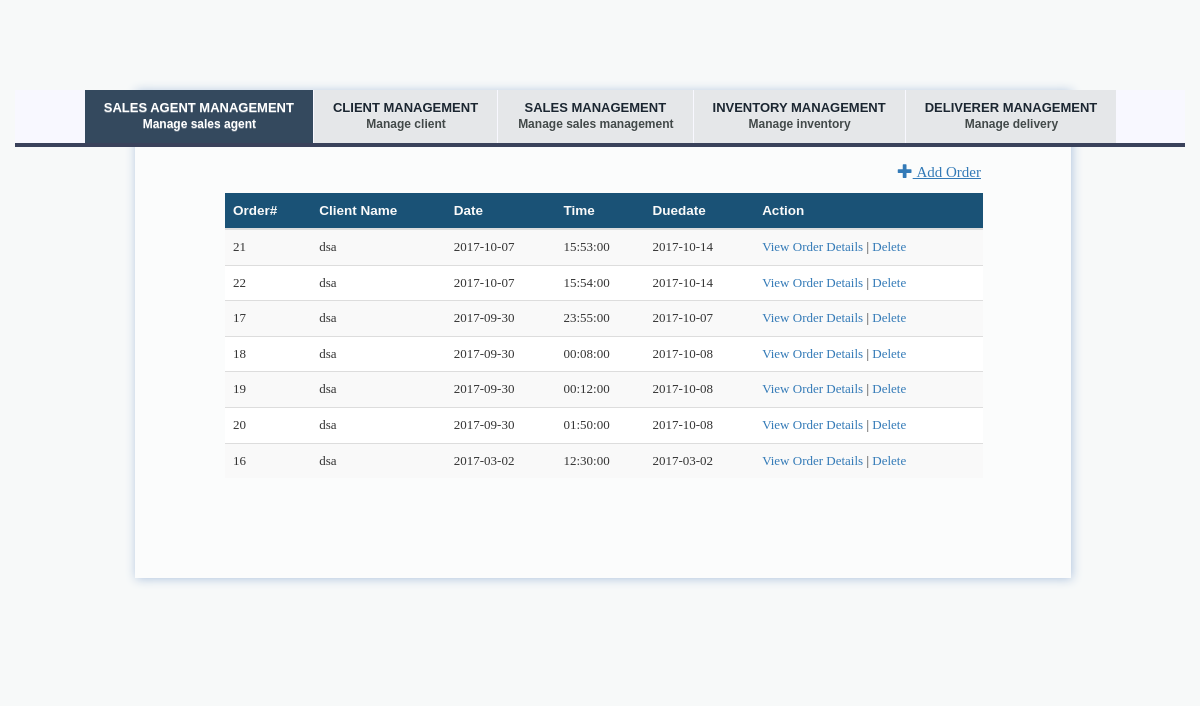
The page /index.php/knoxville/viewOrders on the database as committed earlier.
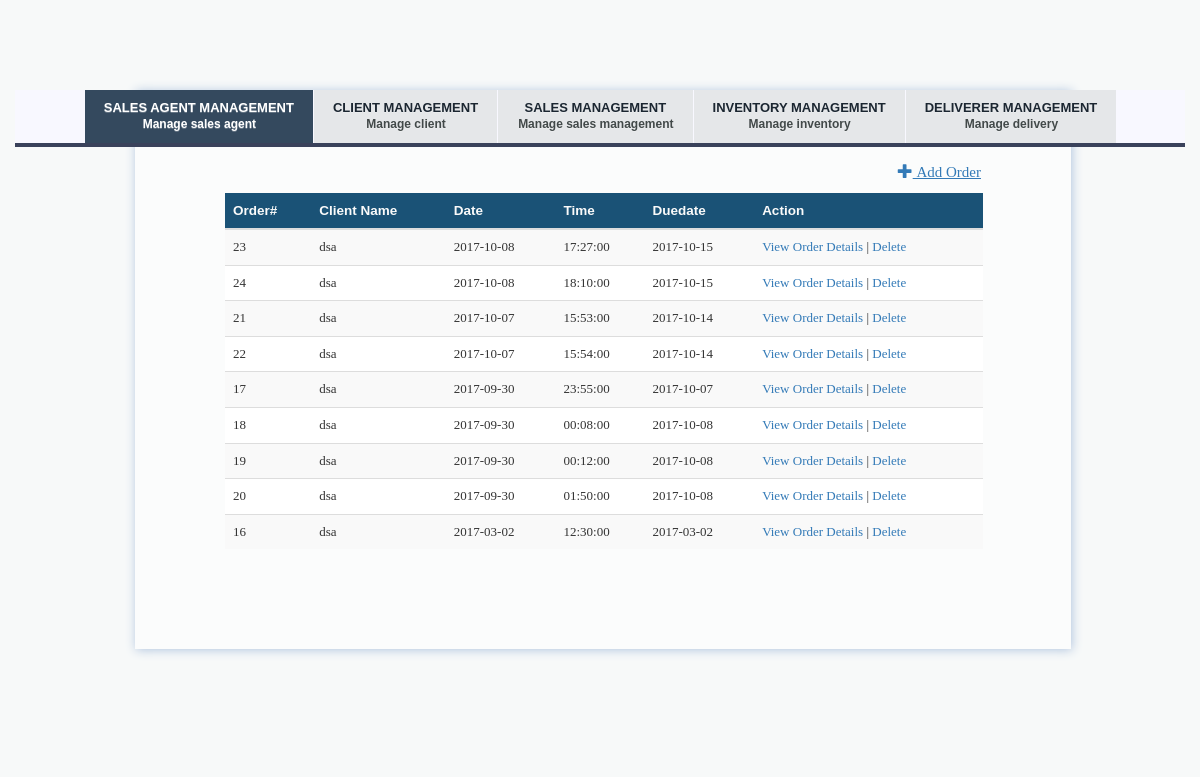
The same page on the database as committed later.
### tables this page shows
CREATE TABLE `client_order` (
  `orderID` int(11) NOT NULL,
  `date` date NOT NULL,
  `time` time NOT NULL,
  `due` date NOT NULL,
  `userID` varchar(20) NOT NULL,
  `clientID` int(11) NOT NULL
);

CREATE TABLE `client` (
  `clientID` int(11) NOT NULL,
  `client_name` varchar(50) NOT NULL,
  `address` varchar(50) NOT NULL,
  `contact_no` int(11) NOT NULL
);

### application/controllers/knoxville.php (called while the page is built, shortened)
<?php
class Knoxville extends CI_Controller {
    public function __construct(){
        $this->load->model('client_model','Client');
        $this->load->model('sales_agent_model','SalesAgent');
		$this->load->model('order_model','Order');
		$this->load->model('item_model','Item');
		$this->load->model('transaction_model','Transaction');
		$this->load->model('deliverer_model','Deliverer');
		$this->load->model('shipment_model','Shipment');
		$this->load->model('shipment_status_model','ShipStatus');
    }
	public function viewOrders(){
        $result_array = $this->Order->read();
        $data['orders'] = $result_array;
		$result_array = $this->Client->read();
		$data['clients'] = $result_array;
		$header_data['title'] = "View Sales";
		$this->load->view('include/header',$header_data);
        $this->load->view('order_view',$data);
    }
}

### index.php (called while the page is built, shortened)
<?php
require_once BASEPATH.'core/CodeIgniter.php';

### application/models/order_model.php (called while the page is built, shortened)
<?php
class Order_model extends CI_Model {
    private $table = 'client_order';
    function read($condition=null){
        $this->db->select('*');
        $this->db->from($this->table);
        $this->db->order_by('date','desc');
        $query = $this->db->get();
        if($query->num_rows()>0)
            return $query->result_array();
        else
            return false;
    }
}
?>

### application/models/client_model.php (called while the page is built, shortened)
<?php
class Client_model extends CI_Model {
    private $table = 'client';
    function read($condition=null){
        $this->db->select('*');
        $this->db->from($this->table);
        $query = $this->db->get();
        if($query->num_rows()>0)
            return $query->result_array();
        else
            return false;
    }
}
?>

### application/views/order_view.php (the view, shortened to what this page needs)
<!DOCTYPE html>
<div class="tab-content">
<a href="<?php echo base_url('knoxville/addOrder')?>" class="addLink"><span class="glyphicon glyphicon-plus"></span>&nbsp;Add Order</a>
<div class="table-responsive table">
    <table class="table table-striped">
        <thead>
            <tr id="trHead">
				<th>Order#</th>
                <th>Client Name</th>
                <th>Date</th>
                <th>Time</th>
                <th>Duedate</th>
                <th>Action</th>
            </tr>
        </thead>
        <tbody>
            <?php
                foreach($orders as $c){
                    echo "<tr><td>".$c['orderID']."<td>";
					foreach($clients as $i)
					{
						if ($c['clientID'] == $i['clientID'])
						echo $i['client_name'];
					}
					echo "</td><td>".$c['date']."</td><td>".$c['time']."</td><td>".$c['due']
                    .'</td><td><a href="'.base_url('knoxville/viewTransaction/'.$c['orderID'].'').'">View Order Details</a> | <a onclick="confirmDelete('.$c['orderID'].')">Delete</a></td></tr>';
					}
            ?>
        </tbody>
    </table>
</div>
</body>
</html>

### application/views/include/header.php (shortened to what this page needs)
<html>
<head>
	<link href="<?php echo base_url('bootstrap/css/bootstrap.css'); ?>" rel="stylesheet" type="text/css" />
	<link href="<?php echo base_url('bootstrap/css/bootstrap-theme.css'); ?>" rel="stylesheet" type="text/css" />
	<link href="<?php echo base_url('assets/css/MyCSS.css'); ?>" rel="stylesheet" type="text/css" />
</head>
<body>
<div class="container">
    <div class="tabbable">
        <div class="row">
            <ul class="nav nav-tabs">
               <ul class="nav navbar-nav">
					<li><a href="<?php echo base_url('knoxville/viewSalesAgents')?>" class="navigation active">SALES AGENT MANAGEMENT<p class="active">Manage sales agent</p></a></li>
					<li><a href="<?php echo base_url('knoxville/viewClients')?>" class="navigation">CLIENT MANAGEMENT<p>Manage client</p></a></li>
					<li><a href="<?php echo base_url('knoxville/viewOrders')?>" class="navigation">SALES MANAGEMENT<p>Manage sales management</p></a></li>
					<li><a href="<?php echo base_url('knoxville/viewItems')?>" class="navigation">INVENTORY MANAGEMENT<p>Manage inventory</p></a></li>
					<li><a href="<?php echo base_url('knoxville/viewDeliverer')?>" class="navigation">DELIVERER MANAGEMENT<p>Manage delivery</p></a></li>
				</ul>
            </ul>

### assets/css/MyCSS.css (style rules this page uses)
body { background-color: #F7F9F9; }
.tab-content { margin-left: 120px; width: 80%; background-color: #FBFCFC; box-shadow: 1px 1px 10px #B0C4DE; }
.table { margin: 5px 45px 100px; width:90%; }
tr#trHead { font-family: sans-serif; font-weight: bold; font-size: 13.5px; color:#FAFAFA; background-color: #1A5276; }
tbody { font-family: verdana; font-size: 13px; }
.addLink { text-decoration: underline; font-family: verdana; font-size: 15px; margin: 15px 90px 5px; float: right; }
.tabbable { margin: 90px 0px; }
.nav-tabs { float:left; width:100%; background:#F8F8FF; border-bottom:4px solid #3a425b; overflow:hidden; position:relative; }
.nav-tabs ul { clear:left; float:left; list-style:none; margin:0; padding:0; position:relative; left:50%; text-align:center; }
.nav-tabs ul li { display:block; float:left; list-style:none; margin:0; padding:0; position:relative; right:50%; }
.nav-tabs ul li a { font-family: sans-serif; font-weight: bold; font-size: 13px; display:block; margin:0 0 0 1px; padding:10px 19px; background: #E5E7E9; color:#1B2631; text-decoration:none; line-height:1.3em; }
.nav-tabs ul li a p { font-family: sans-serif; font-size: 12px; display:block; margin:0 0 0 1px; background: #E5E7E9; color:#424949; text-decoration:none; line-height:1.3em; }
.nav-tabs ul li a.active, .nav-tabs ul li p.active { background:#34495E; color:#fff; }

Rows that differ between the two databases and show on the page:
added client_order: orderID "23", date "2017-10-08", time "17:27:00", due "2017-10-15", client (client_name "dsa")
added client_order: orderID "24", date "2017-10-08", time "18:10:00", due "2017-10-15", client (client_name "dsa")
